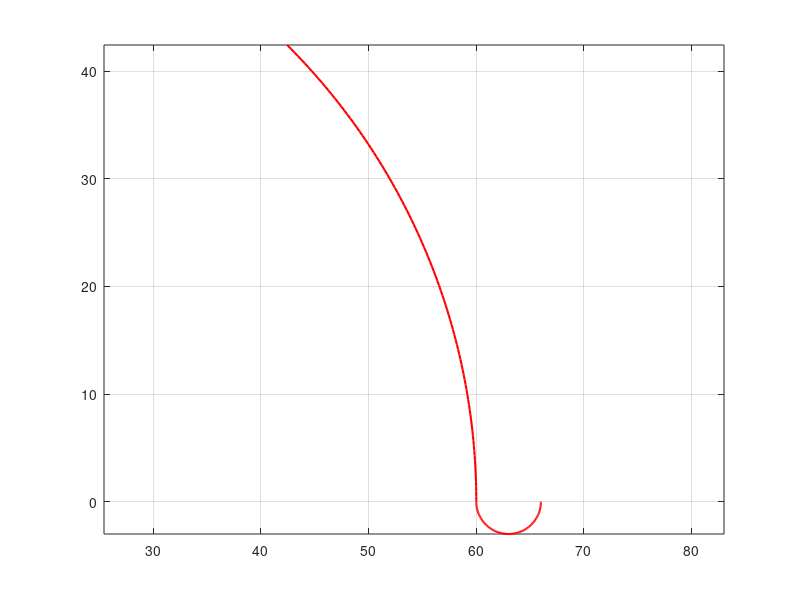

MATLAB code to generate this figure: (Note: this script raises an error after producing the figure.)
% trajectory definition
n_points = 100;

% first phase
theta1 = linspace(pi/4, 0, n_points); R1 = 60;
phase1x = R1*cos(theta1); phase1y = R1*sin(theta1);

% second phase
theta2 = linspace(-pi,0,n_points); R2 = 3;
phase2x = 63 + R2*cos(theta2); phase2y = R2*sin(theta2);

traj = [phase1x, phase2x;phase1y, phase2y];
%traj = [phase1x, phase2x, phase3x;phase1y, phase2y, phase3y];

plot(traj(1,:), traj(2,:), 'r', 'LineWidth', 1.5);
hold on
axis equal
grid on

L1 = 7;

% setting up inegration
x0 = R1*cos(pi/4); y0 = R1*sin(pi/4) + 5;
X0 = [x0;y0;5;5]; tspan = [0,9]; dt_inv = 1000;

[state, L1] = simulate_system(X0, tspan, traj, L1(1));

plot(state(:,1), state(:,2), 'b', 'Linewidth', 1.0);
legend("Reference", "Actual");
xlabel("x (m)"); ylabel("y (m)");
title("Modified L1, wind in -ve y direction")

theta_temp = linspace(0, pi/2, 1000);
theta_temp2 = linspace(0, 2*pi, 100);
plot(R1*cos(theta_temp), R1*sin(theta_temp), '--r'); 
plot(63 + R2*cos(theta_temp2), R2*sin(theta_temp2), '--r'); 



